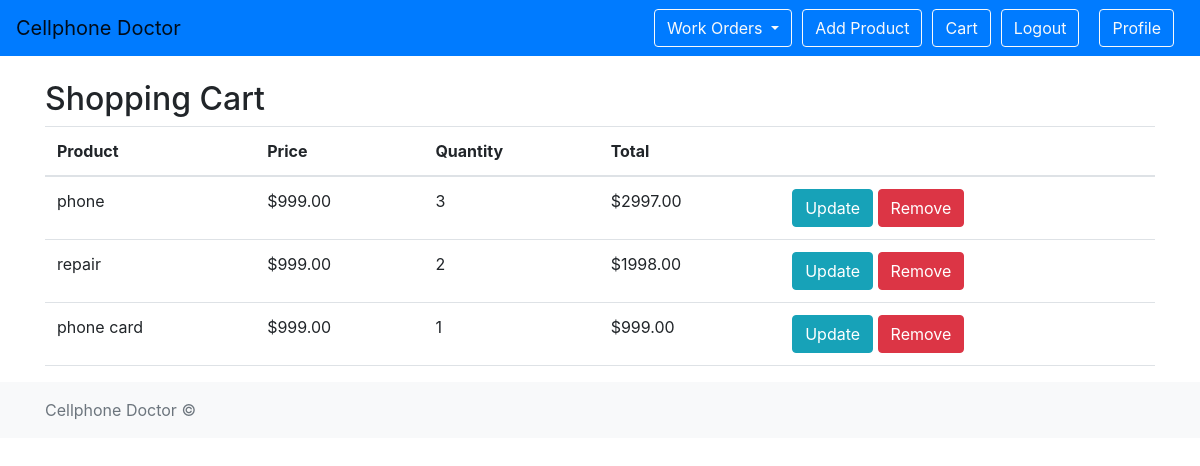
The page /shop/view_cart/ (signed in) on the database as committed earlier.
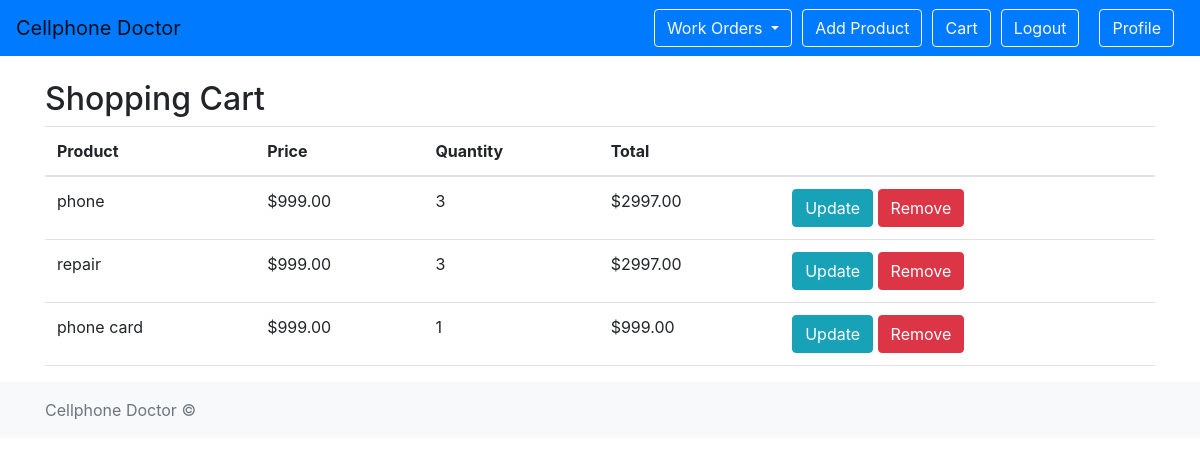
The same page on the database as committed later.
### shop/models.py (models this page shows, shortened)
class ShoppingCartItem(models.Model):
    user = models.ForeignKey(User, on_delete=models.CASCADE)
    product = models.ForeignKey(Product, on_delete=models.CASCADE)
    quantity = models.PositiveIntegerField(default=1)
    def get_total_price(self):
        return self.product.price * self.quantity

class Product(models.Model):
    name = models.CharField(max_length=255)
    description = models.TextField()
    price = models.DecimalField(max_digits=10, decimal_places=2)
    image = models.ImageField(upload_to='products/', null=True, blank=True)

### shop/views.py (the view)
# urls.py: path('view_cart/', views.view_cart, name='view_cart'),
@login_required
def view_cart(request):
    cart_items = ShoppingCartItem.objects.filter(user=request.user)
    return render(request, 'shop/view_cart.html', {'cart_items': cart_items})

### shop/templates/shop/view_cart.html
{% extends 'base.html' %}
{% block content %}
  <h2>Shopping Cart</h2>
  <table class="table">
    <thead>
      <tr>
        <th>Product</th>
        <th>Price</th>
        <th>Quantity</th>
        <th>Total</th>
        <th></th>
      </tr>
    </thead>
    <tbody>
      {% for cart_item in cart_items %}
        <tr>
          <td>{{ cart_item.product.name }}</td>
          <td>${{ cart_item.product.price }}</td>
          <td>{{ cart_item.quantity }}</td>
          <td>${{ cart_item.get_total_price }}</td>
          <td>
            <a href="{% url 'shop:update_cart' cart_item.id %}" class="btn btn-info">Update</a>
            <a href="{% url 'shop:remove_from_cart' cart_item.id %}" class="btn btn-danger">Remove</a>
            </td>
            </tr>
            {% endfor %}
            </tbody>
              </table>
            {% endblock %}

Rows that differ between the two databases and show on the page:
changed ShoppingCartItem "repair": quantity "2" → "3"; get_total_price "1998.00" → "2997.00"
